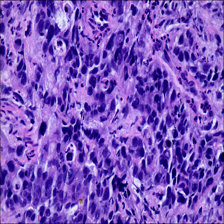
#> input picture CNN/data/training/Adenocarcinoma_colorectal_taining/GT2012336-1-400-006.png, 224 x 224 px, found by its file name; its folder holds only this picture in this run
$ jupyter execute --allow-errors 1_image_preprocess.ipynb
#> lines starting #> are read from the running program, lines starting #| are printed output that depends on the picture
####Mount path

[cell 1]
from google.colab import drive

# Mount your Google Drive
drive.mount('/content/drive', force_remount=True)

[cell 2]
import os

# Check your Google Drive contents
drive_path = '/content/drive/My Drive/'  # Mounted drive root directory

# List contents of the drive root or specific folders to find your directories
#> (the rest of this cell did not finish here and is left out)

##Load data

[cell 3]
adenocarcinoma_traning = '/content/drive/My Drive/PYTHON/ML_image_process/binary_classification_adenocarcinoma/data/training/Adenocarcinoma_colorectal_taining'
normal_training = '/content/drive/My Drive/PYTHON/ML_image_process/binary_classification_adenocarcinoma/data/training/Normal_training'

adenocarcinoma_test = '/content/drive/My Drive/PYTHON/ML_image_process/binary_classification_adenocarcinoma/data/test/adenocarcinoma_test'
normal_test = '/content/drive/My Drive/PYTHON/ML_image_process/binary_classification_adenocarcinoma/data/test/norma_test'

##Visualization

###1_adenocarcinoma_training:

[cell 4]
import os
import matplotlib.pyplot as plt

# Adenocarcinoma TRAINING
adenocarcinoma_traning = '/content/drive/My Drive/PYTHON/ML_image_process/binary_classification_adenocarcinoma/data/training/Adenocarcinoma_colorectal_taining'
plt.figure(figsize=(22, 12))

for i, f in enumerate(sorted(os.listdir(adenocarcinoma_traning))[:15]):
    plt.subplot(3, 5, i+1, xticks=[], yticks=[])
    img = plt.imread(os.path.join(adenocarcinoma_traning, f))
#> img is the input picture: shape (224, 224, 3) float32; mean R, G, B 0.488, 0.337, 0.746
    plt.imshow(img)
    plt.title(f"Adenoc Training{i+1}", fontsize=14, pad=4, color='red')  # Red title
plt.suptitle("Adenocarcinoma TRAINING", y=0.98, fontsize=18, color='red', weight='bold')  # Red main title
plt.tight_layout(w_pad=0.02, h_pad=0.04)
plt.show()

###2_Normal_TRAINING:

[cell 5]
# Normal TRAINING
normal_training = '/content/drive/My Drive/PYTHON/ML_image_process/binary_classification_adenocarcinoma/data/training/Normal_training'
plt.figure(figsize=(22, 12))

#> (the rest of this cell did not finish here and is left out)

###3_Adenocarcinoma_TEST

[cell 6]
# Adenocarcinoma TEST
adenocarcinoma_test = '/content/drive/My Drive/PYTHON/ML_image_process/binary_classification_adenocarcinoma/data/test/adenocarcinoma_test'
plt.figure(figsize=(22, 12))

#> (the rest of this cell did not finish here and is left out)

[cell 7]
# Normal TEST
normal_test = '/content/drive/My Drive/PYTHON/ML_image_process/binary_classification_adenocarcinoma/data/test/norma_test'
plt.figure(figsize=(22, 12))

#> (the rest of this cell did not finish here and is left out)

#**Data** pre-process

[cell 8]
import os
import cv2
import numpy as np
import matplotlib.pyplot as plt

####Define preprocessing functions

[cell 9]
import cv2
import os
import numpy as np
import matplotlib.pyplot as plt

IMG_SIZE = 128  # Standard size for resizing

# Function to resize images
def resize_image(img, size=IMG_SIZE):
#> called with size = 128
    return cv2.resize(img, (size, size))
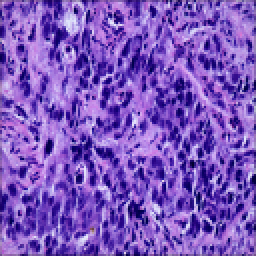
#> returned value: shape (128, 128, 3) (shown 2 times larger); mean of channels 0, 1, 2 190, 85.8, 124.3; drawn as B, G, R

# Function to apply Gaussian blur (for noise reduction)
def apply_gaussian_blur(img):
    return cv2.GaussianBlur(img, (3, 3), 0)
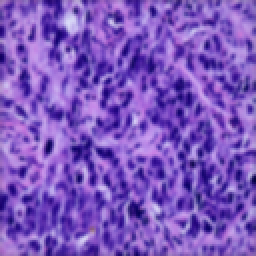
#> returned value: shape (128, 128, 3) (shown 2 times larger); mean of channels 0, 1, 2 190.4, 86, 124.5; drawn as B, G, R

# Function to apply Contrast Enhancement (CLAHE in LAB color space)
def enhance_contrast_color(img):
    clahe = cv2.createCLAHE(clipLimit=2.0, tileGridSize=(8,8))
    lab = cv2.cvtColor(img, cv2.COLOR_BGR2LAB)
#> lab: shape (128, 128, 3); mean of channels 0, 1, 2 115.6, 167, 78.8
    l, a, b = cv2.split(lab)
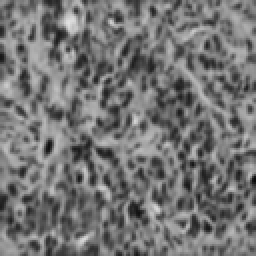
#> l: shape (128, 128) (shown 2 times larger); min 9, max 226, mean 115.6
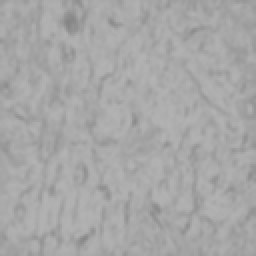
#> a: shape (128, 128) (shown 2 times larger); min 133, max 179, mean 167
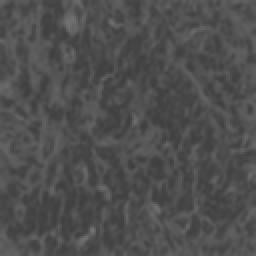
#> b: shape (128, 128) (shown 2 times larger); min 63, max 119, mean 78.8
    l = clahe.apply(l)
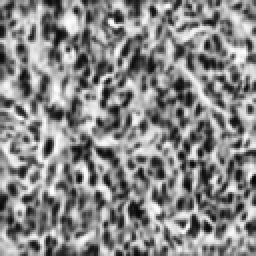
#> l: shape (128, 128) (shown 2 times larger); min 4, max 254, mean 135
    lab = cv2.merge((l, a, b))
#> lab: shape (128, 128, 3); mean of channels 0, 1, 2 135, 167, 78.8
    return cv2.cvtColor(lab, cv2.COLOR_LAB2BGR)
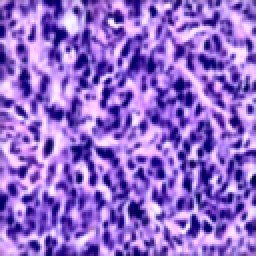
#> returned value: shape (128, 128, 3) (shown 2 times larger); mean B, G, R 206.2, 106.6, 145.2

# Function to apply Edge Detection overlay
def apply_edge_overlay(img, alpha=0.6):
#> called with alpha = 0.6
    edges = cv2.Canny(img, 50, 150)  # Detect edges
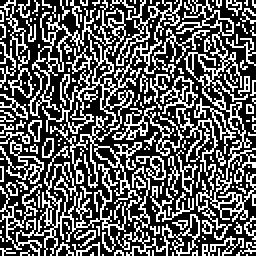
#> edges: shape (128, 128) (shown 2 times larger); 36.2% white in thin lines or dots
    edges_colored = cv2.cvtColor(edges, cv2.COLOR_GRAY2BGR)  # Convert to 3-channel
#> edges_colored: shape (128, 128, 3); 36.2% white in thin lines or dots
    return cv2.addWeighted(img, alpha, edges_colored, 1 - alpha, 0)  # Blend images
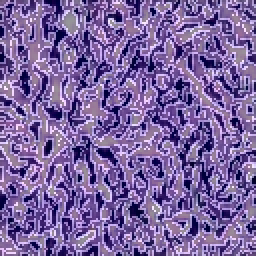
#> returned value: shape (128, 128, 3) (shown 2 times larger); mean of channels 0, 1, 2 160.7, 100.9, 124; drawn as B, G, R
#> `processed_images = load_and_preprocess_all(input_folder)`: processed_images = 1 item

# Function to preprocess ALL images in a folder
def load_and_preprocess_all(folder):
    processed_images = []
    filenames = sorted(os.listdir(folder))  # Get all image filenames

    for filename in filenames:
        img_path = os.path.join(folder, filename)
        img = cv2.imread(img_path)  # Load in color
        if img is not None:
            img_resized = resize_image(img)
            img_blur = apply_gaussian_blur(img_resized)
            img_contrast = enhance_contrast_color(img_blur)
            img_edge_overlay = apply_edge_overlay(img_contrast)  # Edge overlay
            processed_images.append((filename, img_edge_overlay))  # Store all images
    return processed_images

###1) PRE-PROCESS adenocarcinoma Training images

##Save all processed images

[cell 10]
# Define input folders
input_folders = {
    "adenocarcinoma_traning": "/content/drive/My Drive/PYTHON/ML_image_process/binary_classification_adenocarcinoma/data/training/Adenocarcinoma_colorectal_taining",
    "normal_training": "/content/drive/My Drive/PYTHON/ML_image_process/binary_classification_adenocarcinoma/data/training/Normal_training",
    "adenocarcinoma_test": "/content/drive/My Drive/PYTHON/ML_image_process/binary_classification_adenocarcinoma/data/test/adenocarcinoma_test",
    "normal_test": "/content/drive/My Drive/PYTHON/ML_image_process/binary_classification_adenocarcinoma/data/test/norma_test"
}


# Define output folders (Keys must exactly match input_folders)
output_folders = {
    "adenocarcinoma_traning": "/content/drive/My Drive/PYTHON/ML_image_process/preprocessed/prep_adenocarcinoma_train/",
    "normal_training": "/content/drive/My Drive/PYTHON/ML_image_process/preprocessed/prep_normal_train/",
    "adenocarcinoma_test": "/content/drive/My Drive/PYTHON/ML_image_process/preprocessed/prep_adenocarcinoma_test/",
    "normal_test": "/content/drive/My Drive/PYTHON/ML_image_process/preprocessed/prep_normal_test/"
}


# Function to save all processed images
def save_preprocessed_images(images, save_folder):
    if not os.path.exists(save_folder):
        os.makedirs(save_folder)

    for filename, processed_img in images:
        save_path = os.path.join(save_folder, filename)
        cv2.imwrite(save_path, processed_img)  # Save image
#> this loop made 1 pass
#> filename on pass 1: 'GT2012336-1-400-006.png'
#| ✅ Saved 1 images in /content/drive/My Drive/PYTHON/ML_image_process/preprocessed/prep_adenocarcinoma_train/

# Process and save images for all four categories
#> (the rest of this cell did not finish here and is left out)
